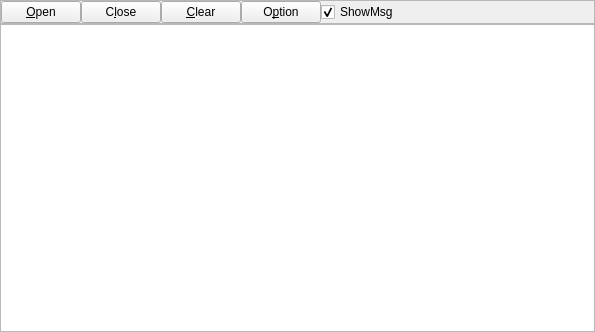
<?xml version="1.0" encoding="UTF-8"?>
<ui version="4.0">
 <class>Widget</class>
 <widget class="QWidget" name="Widget">
  <property name="geometry">
   <rect>
    <x>0</x>
    <y>0</y>
    <width>595</width>
    <height>332</height>
   </rect>
  </property>
  <property name="windowTitle">
   <string>HttpProxy</string>
  </property>
  <layout class="QGridLayout" name="mainLayout">
   <property name="leftMargin">
    <number>0</number>
   </property>
   <property name="topMargin">
    <number>0</number>
   </property>
   <property name="rightMargin">
    <number>0</number>
   </property>
   <property name="bottomMargin">
    <number>0</number>
   </property>
   <property name="spacing">
    <number>0</number>
   </property>
   <item row="0" column="0">
    <layout class="QGridLayout" name="mainLayout_2">
     <property name="spacing">
      <number>0</number>
     </property>
     <item row="0" column="0">
      <widget class="QFrame" name="frame">
       <property name="frameShape">
        <enum>QFrame::StyledPanel</enum>
       </property>
       <property name="frameShadow">
        <enum>QFrame::Raised</enum>
       </property>
       <layout class="QGridLayout" name="gridLayout">
        <property name="leftMargin">
         <number>0</number>
        </property>
        <property name="topMargin">
         <number>0</number>
        </property>
        <property name="rightMargin">
         <number>0</number>
        </property>
        <property name="bottomMargin">
         <number>0</number>
        </property>
        <property name="spacing">
         <number>0</number>
        </property>
        <item row="0" column="3">
         <widget class="QPushButton" name="pbClear">
          <property name="text">
           <string>&amp;Clear</string>
          </property>
         </widget>
        </item>
        <item row="0" column="4">
         <widget class="QPushButton" name="pbOption">
          <property name="text">
           <string>O&amp;ption</string>
          </property>
         </widget>
        </item>
        <item row="0" column="6">
         <spacer name="horizontalSpacer">
          <property name="orientation">
           <enum>Qt::Horizontal</enum>
          </property>
          <property name="sizeHint" stdset="0">
           <size>
            <width>40</width>
            <height>20</height>
           </size>
          </property>
         </spacer>
        </item>
        <item row="0" column="2">
         <widget class="QPushButton" name="pbClose">
          <property name="text">
           <string>C&amp;lose</string>
          </property>
         </widget>
        </item>
        <item row="0" column="5">
         <widget class="QCheckBox" name="chkShowMsg">
          <property name="text">
           <string>ShowMsg</string>
          </property>
          <property name="checked">
           <bool>true</bool>
          </property>
         </widget>
        </item>
        <item row="0" column="1">
         <widget class="QPushButton" name="pbOpen">
          <property name="text">
           <string>&amp;Open</string>
          </property>
         </widget>
        </item>
       </layout>
      </widget>
     </item>
     <item row="1" column="0">
      <widget class="QPlainTextEdit" name="pteMsg">
       <property name="font">
        <font>
         <family>Courier New</family>
        </font>
       </property>
      </widget>
     </item>
    </layout>
   </item>
  </layout>
 </widget>
 <layoutdefault spacing="6" margin="11"/>
 <resources/>
 <connections/>
</ui>
